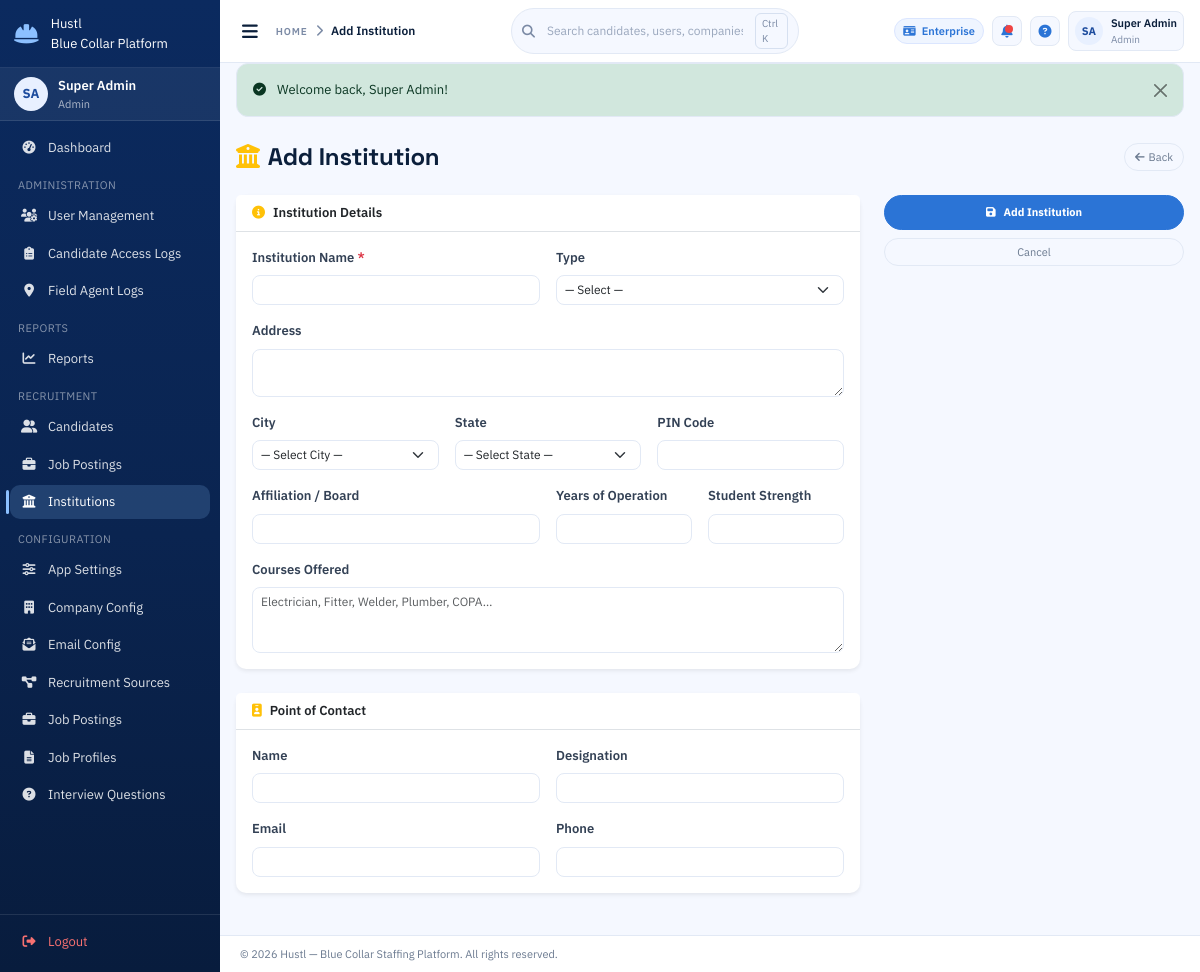
Page /institutions/new (signed in) on the committed database.
### models/user.py (models this page shows, shortened)
class User(Base):
    __tablename__ = "users"
    id = Column(Integer, primary_key=True, index=True)
    username = Column(String(50), unique=True, nullable=False, index=True)
    email = Column(String(100), unique=True, nullable=False, index=True)
    hashed_password = Column(String(255), nullable=False)
    seed_password = Column(String(255), nullable=True)
    role = Column(Enum(UserRole), nullable=False)
    license_type = Column(Enum(LicenseType), default=LicenseType.BASIC, nullable=False)
    full_name = Column(String(100), nullable=False)
    phone = Column(String(20), nullable=True)
    employee_id = Column(String(50), unique=True, nullable=True, index=True)
    date_of_birth = Column(DateTime, nullable=True)
    gender = Column(String(10), nullable=True)
    address = Column(Text, nullable=True)
    qualification = Column(String(100), nullable=True)
    experience_years = Column(Integer, nullable=True)
    department = Column(String(100), nullable=True)
    emergency_contact = Column(String(100), nullable=True)
    joining_date = Column(DateTime, nullable=True)
    reporting_manager = Column(String(100), nullable=True)
    is_active = Column(Boolean, default=True, nullable=False)
    is_verified = Column(Boolean, default=False, nullable=False)
    created_at = Column(DateTime, default=datetime.utcnow, nullable=False)
    updated_at = Column(DateTime, default=datetime.utcnow, onupdate=datetime.utcnow)
    last_login = Column(DateTime, nullable=True)
    created_by_id = Column(Integer, ForeignKey("users.id"), nullable=True)
    created_by = relationship("User", remote_side=[id], foreign_keys=[created_by_id])
    candidates_registered = relationship(
        "Candidate",
        back_populates="registered_by",
        foreign_keys="Candidate.registered_by_id",
    )

### routers/institutions.py (the view)
@router.get("/new")
async def institution_new_form(request: Request, db: Session = Depends(get_db)):
    user, redir = require_auth(request, db, *ALLOWED_ROLES)
    if redir:
        return redir
    ctx = build_template_context(
        request, db,
        page_title="Add Institution",
        form_action="/institutions/new",
        edit_institution=None,
    )
    return templates.TemplateResponse("institutions/form.html", ctx)

### templates/institutions/form.html (shortened to what this page needs)
{% extends "base.html" %}
{% block content %}
<div class="d-flex justify-content-between align-items-center mb-4">
  <h4 class="fw-bold mb-0">
    <i class="fas fa-university text-warning me-2"></i>{{ page_title }}
  </h4>
  <a href="/institutions" class="btn btn-outline-secondary btn-sm">
    <i class="fas fa-arrow-left me-1"></i>Back
  </a>
</div>
<form method="POST" action="{{ form_action }}" novalidate>
<div class="row g-4">
  <div class="col-lg-8">
    <div class="card border-0 shadow-sm mb-4">
      <div class="card-header bg-white border-bottom fw-semibold">
        <i class="fas fa-info-circle text-warning me-2"></i>Institution Details
      </div>
      <div class="card-body">
        <div class="row g-3">
          <div class="col-md-6">
            <label class="form-label fw-semibold">Institution Name <span class="text-danger">*</span></label>
            <input type="text" name="name" class="form-control"
                   value="{{ edit_institution.name if edit_institution else '' }}" required />
          </div>
          <div class="col-md-6">
            <label class="form-label fw-semibold">Type</label>
            <select name="institution_type" class="form-select">
              <option value="">— Select —</option>
            </select>
          </div>
          <div class="col-12">
            <label class="form-label fw-semibold">Address</label>
            <textarea name="address" class="form-control" rows="2">{{ edit_institution.address if edit_institution else '' }}</textarea>
          </div>
          <div class="col-md-4">
            <label class="form-label fw-semibold">City</label>
              <select name="city" class="form-select js-city-select" id="institutionCity"
                data-state-target="institutionState"
                data-selected="{{ edit_institution.city if edit_institution else '' }}"></select>
          </div>
          <div class="col-md-4">
            <label class="form-label fw-semibold">State</label>
              <select name="state" class="form-select js-state-select" id="institutionState"
                data-selected="{{ edit_institution.state if edit_institution else '' }}"></select>
          </div>
          <div class="col-md-4">
            <label class="form-label fw-semibold">PIN Code</label>
            <input type="text" name="pincode" class="form-control" maxlength="6"
                   value="{{ edit_institution.pincode if edit_institution else '' }}" />
          </div>
          <div class="col-md-6">
            <label class="form-label fw-semibold">Affiliation / Board</label>
            <input type="text" name="affiliation" class="form-control"
                   value="{{ edit_institution.affiliation if edit_institution else '' }}" />
          </div>
          <div class="col-md-3">
            <label class="form-label fw-semibold">Years of Operation</label>
            <input type="number" name="years_of_operation" class="form-control" min="0"
                   value="{{ edit_institution.years_of_operation if edit_institution else '' }}" />
          </div>
          <div class="col-md-3">
            <label class="form-label fw-semibold">Student Strength</label>
            <input type="number" name="student_strength" class="form-control" min="0"
                   value="{{ edit_institution.student_strength if edit_institution else '' }}" />
          </div>
          <div class="col-12">
            <label class="form-label fw-semibold">Courses Offered</label>
            <textarea name="courses_offered" class="form-control" rows="3"
                      placeholder="Electrician, Fitter, Welder, Plumber, COPA…">{{ edit_institution.courses_offered if edit_institution else '' }}</textarea>
          </div>
        </div>
      </div>
    </div>
    <div class="card border-0 shadow-sm mb-4">
      <div class="card-header bg-white border-bottom fw-semibold">
        <i class="fas fa-id-badge text-warning me-2"></i>Point of Contact
      </div>
      <div class="card-body">
        <div class="row g-3">
          <div class="col-md-6">
            <label class="form-label fw-semibold">Name</label>
            <input type="text" name="poc_name" class="form-control"
                   value="{{ edit_institution.poc_name if edit_institution else '' }}" />
          </div>
          <div class="col-md-6">
            <label class="form-label fw-semibold">Designation</label>
            <input type="text" name="poc_designation" class="form-control"
                   value="{{ edit_institution.poc_designation if edit_institution else '' }}" />
          </div>
          <div class="col-md-6">
            <label class="form-label fw-semibold">Email</label>
            <input type="email" name="poc_email" class="form-control"
                   value="{{ edit_institution.poc_email if edit_institution else '' }}" />
          </div>
          <div class="col-md-6">
            <label class="form-label fw-semibold">Phone</label>
            <input type="tel" name="poc_phone" class="form-control"
                   value="{{ edit_institution.poc_phone if edit_institution else '' }}" />
          </div>
        </div>
      </div>
    </div>
  </div>
  <div class="col-lg-4">
    <div class="d-grid gap-2">
      <button type="submit" class="btn btn-warning fw-bold py-2">
        <i class="fas fa-save me-2"></i>{{ 'Save Changes' if edit_institution else 'Add Institution' }}
      </button>
      <a href="/institutions" class="btn btn-outline-secondary">Cancel</a>
    </div>
  </div>
</div>
</form>
{% endblock %}

### templates/base.html (shortened to what this page needs)
<!DOCTYPE html>
<html lang="en">
<head>
  <link href="https://cdn.jsdelivr.net/npm/bootstrap@5.3.2/dist/css/bootstrap.min.css" rel="stylesheet" />
  <link href="https://cdnjs.cloudflare.com/ajax/libs/font-awesome/6.5.0/css/all.min.css" rel="stylesheet" />
  <link href="/static/css/style.css" rel="stylesheet" />
</head>
<body class="si-app">
  <aside id="sidebar" class="si-sidebar">
    <div class="si-brand">
      <i class="fas fa-hard-hat si-brand-icon"></i>
      <div>
        <div class="si-brand-name">Hustl</div>
        <div class="si-brand-sub">Blue Collar Platform</div>
      </div>
    </div>
    {% if current_user %}
    <div class="si-user-card">
      <div class="si-avatar">{{ current_user.initials }}</div>
      <div class="si-user-info">
        <div class="si-user-name">{{ current_user.full_name }}</div>
        <div class="si-user-role">{{ current_user.role_display }}</div>
      </div>
    </div>
    {% endif %}
    <nav class="si-nav">
      <a class="si-nav-link {% if request.url.path == '/dashboard' %}active{% endif %}"
         href="/dashboard">
        <i class="fas fa-tachometer-alt"></i><span>Dashboard</span>
      </a>
      {% if current_user and current_user.role.value == 'institution' %}
      <div class="si-nav-section">Institution</div>
      <a class="si-nav-link {% if '/institutions/students' in request.url.path %}active{% endif %}"
         href="/institutions/students">
        <i class="fas fa-user-graduate"></i><span>Current Students</span>
      </a>
      <a class="si-nav-link {% if request.url.path == '/institutions/past-students' %}active{% endif %}"
         href="/institutions/past-students">
        <i class="fas fa-user-clock"></i><span>Past Students</span>
      </a>
      <div class="si-nav-section">Bulk Upload</div>
      <a class="si-nav-link {% if request.url.path == '/institutions/bulk-upload' %}active{% endif %}"
         href="/institutions/bulk-upload">
        <i class="fas fa-file-upload"></i><span>Bulk Upload to Layam</span>
      </a>
      {% else %}
      {% if current_user and current_user.role.value == 'admin' %}
      <div class="si-nav-section">Administration</div>
      <a class="si-nav-link {% if '/admin/users' in request.url.path %}active{% endif %}"
         href="/admin/users">
        <i class="fas fa-users-cog"></i><span>User Management</span>
      </a>
      <a class="si-nav-link {% if request.url.path == '/admin/candidate-access-logs' %}active{% endif %}"
         href="/admin/candidate-access-logs">
        <i class="fas fa-clipboard-list"></i><span>Candidate Access Logs</span>
      </a>
      <a class="si-nav-link {% if '/admin/field-agent-locations' in request.url.path %}active{% endif %}"
         href="/admin/field-agent-locations">
        <i class="fas fa-location-dot"></i><span>Field Agent Logs</span>
      </a>
      {% endif %}
      {% if current_user %}
      <div class="si-nav-section">Reports</div>
      <a class="si-nav-link {% if '/reports' in request.url.path %}active{% endif %}"
         href="/reports">
        <i class="fas fa-chart-line"></i><span>Reports</span>
      </a>
      {% endif %}
      {% if current_user and current_user.role.value in ['admin','manager','recruiter','field_agent'] %}
      <div class="si-nav-section">Recruitment</div>
      <a class="si-nav-link {% if '/candidates' in request.url.path %}active{% endif %}"
         href="/candidates">
        <i class="fas fa-user-friends"></i><span>Candidates</span>
      </a>
      <a class="si-nav-link {% if '/jobs' in request.url.path %}active{% endif %}"
         href="/jobs">
        <i class="fas fa-briefcase"></i><span>Job Postings</span>
      </a>
      {% endif %}
      {% if current_user and current_user.role.value in ['admin','employer'] %}
      <a class="si-nav-link {% if '/institutions' in request.url.path %}active{% endif %}"
         href="/institutions">
        <i class="fas fa-university"></i><span>Institutions</span>
      </a>
      {% endif %}
      {% if current_user and current_user.role.value in ['admin','employer'] %}
      <div class="si-nav-section">Configuration</div>
      {% if current_user.role.value == 'admin' %}
      <a class="si-nav-link {% if request.url.path == '/config/app' %}active{% endif %}"
         href="/config/app">
        <i class="fas fa-sliders-h"></i><span>App Settings</span>
      </a>
      {% endif %}
      <a class="si-nav-link {% if request.url.path == '/config/company' %}active{% endif %}"
         href="/config/company">
        <i class="fas fa-building"></i><span>Company Config</span>
      </a>
      <a class="si-nav-link {% if request.url.path == '/config/email' %}active{% endif %}"
         href="/config/email">
        <i class="fas fa-envelope-open-text"></i><span>Email Config</span>
      </a>
      <a class="si-nav-link {% if '/config/recruitment-sources' in request.url.path %}active{% endif %}"
         href="/config/recruitment-sources">
        <i class="fas fa-project-diagram"></i><span>Recruitment Sources</span>
      </a>
      <a class="si-nav-link {% if '/jobs' in request.url.path %}active{% endif %}"
         href="/jobs">
        <i class="fas fa-briefcase"></i><span>Job Postings</span>
      </a>
      <a class="si-nav-link {% if '/config/job-profiles' in request.url.path %}active{% endif %}"
         href="/config/job-profiles">
        <i class="fas fa-file-lines"></i><span>Job Profiles</span>
      </a>
      <a class="si-nav-link {% if '/config/interview-questions' in request.url.path %}active{% endif %}"
         href="/config/interview-questions">
        <i class="fas fa-circle-question"></i><span>Interview Questions</span>
      </a>
      {% endif %}
      {% endif %}
    </nav>
    <div class="si-sidebar-footer">
      <a class="si-nav-link si-logout" href="/logout">
        <i class="fas fa-sign-out-alt"></i><span>Logout</span>
      </a>
    </div>
  </aside>
  <div id="main" class="si-main">
    <header class="si-topbar">
      <div class="si-topbar-left">
        <button class="si-toggle-btn" id="sidebarToggle" title="Toggle sidebar">
          <i class="fas fa-bars"></i>
        </button>
        <div class="si-breadcrumb">
          <span class="si-breadcrumb-label">Home</span>
          <i class="fas fa-chevron-right"></i>
          <span class="si-breadcrumb-current">{{ page_title or 'Dashboard' }}</span>
        </div>
      </div>
      <div class="si-topbar-center">
        <div class="si-search">
          <i class="fas fa-search"></i>
          <input type="text" placeholder="Search candidates, users, companies" />
          <span class="si-search-kbd">Ctrl K</span>
        </div>
      </div>
      <div class="si-topbar-right">
        {% if current_user %}
        <span class="si-chip si-license-badge">
          <i class="fas fa-id-card"></i>
          {{ current_user.license_type.value | title }}
        </span>
        <button class="si-icon-btn" title="Notifications">
          <span class="si-dot"></span>
        </button>
        <button class="si-icon-btn" title="Help">
          <i class="fas fa-circle-question"></i>
        </button>
        <div class="si-profile">
          <div class="si-avatar-sm">{{ current_user.initials }}</div>
          <div class="si-profile-meta">
            <div class="si-profile-name">{{ current_user.full_name }}</div>
            <div class="si-profile-role">{{ current_user.role_display }}</div>
          </div>
        </div>
        {% endif %}
      </div>
    </header>
    <div class="si-flash-zone">
      {% for msg in flash_messages %}
      <div class="alert alert-{{ 'danger' if msg.category == 'error' else msg.category }} alert-dismissible fade show si-alert" role="alert">
        {% if msg.category == 'success' %}<i class="fas fa-check-circle me-2"></i>
        {% elif msg.category == 'danger' %}<i class="fas fa-exclamation-circle me-2"></i>
        {% elif msg.category == 'warning' %}<i class="fas fa-exclamation-triangle me-2"></i>
        {% else %}<i class="fas fa-info-circle me-2"></i>{% endif %}
        {{ msg.message }}
        <button type="button" class="btn-close" data-bs-dismiss="alert"></button>
      </div>
      {% endfor %}
    </div>
    <main class="si-content">
      {% block content %}{% endblock %}
    </main>
    <footer class="si-footer">
      &copy; 2026 Hustl &mdash; Blue Collar Staffing Platform. All rights reserved.
    </footer>
  </div>
</body>
</html>

### rows in the picture
User: initials "SA", full_name "Super Admin", role_display "Admin", license_type.value "Enterprise"

### other values in the picture
{{ page_title or 'Dashboard' }} "Add Institution"
{{ msg.message }} "Welcome back, Super Admin!"
{{ page_title }} "Add Institution"
{{ 'Save Changes' if edit_institution else 'Add Institution' }} "Add Institution"
